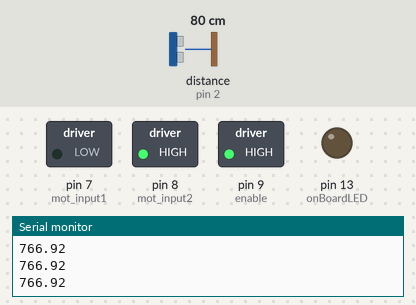
Bench run of a sketch on a simulated Arduino Uno, built with avr-gcc and run on an emulated ATmega328P. On the bench: switched loads named in the sketch (green lamp = pin HIGH), output pins drawn as LEDs (lit = HIGH), the last lines printed to the serial monitor. Wiring (inferred from the names in the program): ultrasonic range finder: trigger pin 12; echo pin 2. Dashed ring = blinking. The inputs (shaded band) are chosen by the test bench; at power-on: distance to the obstacle (sensor on pin 2) 80 cm. The echo pulse lasts 58.3 µs per cm; pins used as bus, display or sensor lines are not drawn.

Above: at 3.55 s.
4.3 s: distance to the obstacle (sensor on pin 2) set to 30 cm
At 4.76 s:
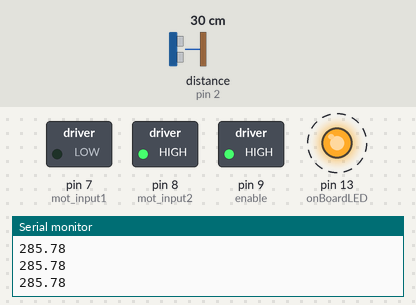
7.3 s: distance to the obstacle (sensor on pin 2) set to 24 cm
At 7.82 s:
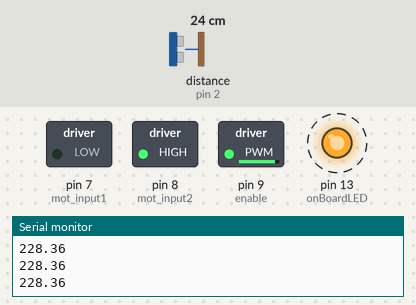
10.3 s: distance to the obstacle (sensor on pin 2) set to 4 cm
At 11.4 s:
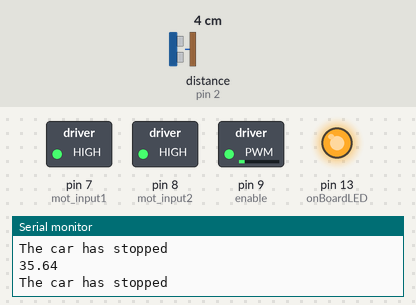
13.3 s: distance to the obstacle (sensor on pin 2) set to 9 cm
At 13.84 s:
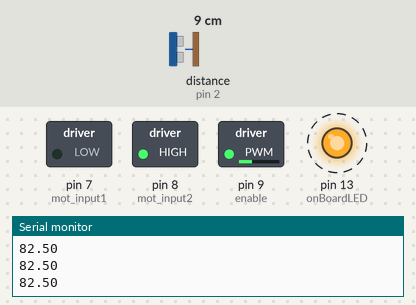
16.3 s: distance to the obstacle (sensor on pin 2) set to 18 cm
At 16.56 s:
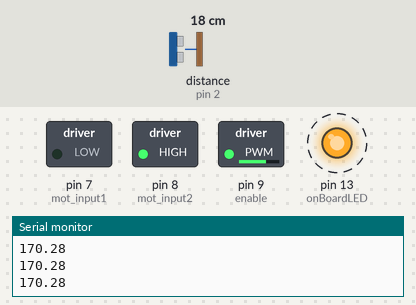
19.3 s: distance to the obstacle (sensor on pin 2) set to 2 cm
At 19.7 s:
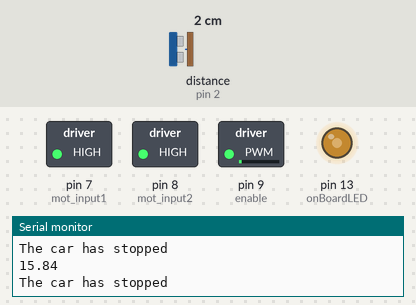
Timing chart, 0 to 23.3 s (numbered marks = the images above; inputs shaded):
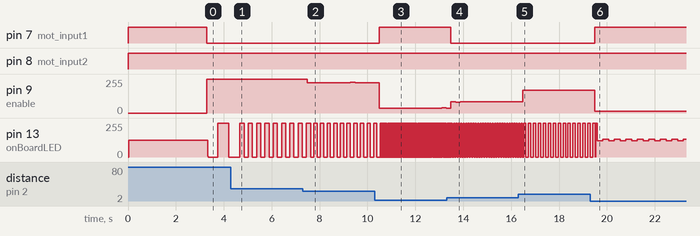

The sketch:

original_Interp.ino
```cpp
  /*Interrupts from timer 1 are used to schedule and deliver the sensor
trigger pulse. The same interrupt is used to control the flash rate
of the onboard LED indicating distance.*/

#include <TimerOne.h>                                 // Header file for TimerOne library

#define trigPin 12                                    // Pin 12 trigger output
#define echoPin 2                                     // Pin 2 Echo input
#define onBoardLED 13                                 // Pin 13 onboard LED
#define echo_int 0                                    // Interrupt id for echo pulse
#define mot_input1 7                                  //mot input 1 (for both the motors)
#define mot_input2 8                                  //mot input 2(for both the motors)
#define enable 9                                      //enable pwm for both the motors

#define TIMER_US 50                                   // 50 uS timer duration
#define TICK_COUNTS 4000                              // 200 mS worth of timer ticks


float rel_vel[20];
float rel_dist[21];
int spd = 100;
int count;
int constant_one;
int speed_control;
int mean;
volatile long echo_start = 0;                         // Records start of echo pulse
volatile long echo_end = 0;                           // Records end of echo pulse
volatile long echo_duration = 0;                      // Duration - difference between end and start
volatile int trigger_time_count = 0;                  // Count down counter to trigger pulse time
volatile long range_flasher_counter = 0;              // Count down counter for flashing distance LED

void setup()
{
  Serial.begin(9600);
  pinMode(trigPin, OUTPUT);                           // Trigger pin set to output
  pinMode(echoPin, INPUT);                            // Echo pin set to input
  pinMode(onBoardLED, OUTPUT);                        // Onboard LED pin set to output
  pinMode(mot_input1,OUTPUT);
  pinMode(mot_input2,OUTPUT);
  pinMode(enable,OUTPUT);
  Timer1.initialize(TIMER_US);                        // Initialise timer 1
  Timer1.attachInterrupt( timerIsr );                 // Attach interrupt to the timer service routine
  attachInterrupt(echo_int, echo_interrupt, CHANGE);  // Attach interrupt to the sensor echo input
}

void loop(){


int i;  //value for looping


float dis = echo_duration*0.033/2;      //dis is the relative distance by multiplying echo duration * 0.033/2 cm/us
analogWrite(enable,dis*10);     //writing the pwm pin to the speed obtained from the slope
    Serial.println(dis*10);

    if (count < 11 ){
      rel_dist[count] = dis;                //assigning valsuse to the relative distance arra
      if (dis<5){                           //caputure condition for sudden brakes
        immediate_brake();
        }
        else{
          start_motor();
          count++;
          }
    }
    else {
      count = 0;
      for(i = 0;i<10;i++){
        rel_vel[i] = rel_dist[i+1]-rel_dist[i];       //Converting relative distance into rel velocity
//        Serial.println(i);
//        Serial.println(rel_dist[i+1]);
//        Serial.println(rel_dist[i]);
//        Serial.println(rel_vel[i]);
        }
      //best fit line
      int x[10];
      int k = 0;
      int j = 0;
      for(i=0;i<10;i++){            //creating the x coordinate
        x[i] = i;
        k = k+i;
        }
      k = k/10;                     //k is the mean of the x coordinate
      for(i=0;i<10;i++){
        j = j + rel_vel[i];
      }
      j = j/10;                     //j is the mean of the y coordinate

      for(i=0;i<10;i++){            //Looping to get the optimum slope
        mean = (x[i]-k)*(rel_vel[i]-j);
//        Serial.println(mean);
        mean = mean/(pow(x[i]-k,2));
//        Serial.println(mean);
      }
//      Serial.println("Mean is ");
//      Serial.println(mean);
      if (mean<2){                   //if mean is less than 0 we dont need to change the speed
        spd = spd;
      }
      else{
      //converting slope to pwm output
      constant_one = 20;                //assumed constant for speed output
      speed_control = mean*constant_one;
      spd = speed_control;
//      Serial.println("Speed is ");
//      Serial.println(spd);
      }
    }                                                // calculates double distance
    delay(10);                                       // every 10 mS
}

// timerIsr() 50uS second interrupt ISR()
// Called every time the hardware timer 1 times out.
void timerIsr()
{
    trigger_pulse();                                 // Schedule the trigger pulses
    distance_flasher();                              // Flash the onboard LED distance indicator
}

// trigger_pulse() called every 50 uS to schedule trigger pulses.
// Generates a pulse one timer tick long.
// Minimum trigger pulse width for the HC-SR04 is 10 us. This system delivers a 50 uS pulse.
void trigger_pulse()
{
      static volatile int state = 0;                 // State machine variable

      if (!(--trigger_time_count))                   // Count to 200mS
      {                                              // Time out - Initiate trigger pulse
         trigger_time_count = TICK_COUNTS;           // Reload
         state = 1;                                  // Changing to state 1 initiates a pulse
      }


      switch(state)                                  // State machine handles delivery of trigger pulse
      {
        case 0:                                      // Normal state does nothing
            break;

        case 1:                                      // Initiate pulse
           digitalWrite(trigPin, HIGH);              // Set the trigger output high
           state = 2;                                // and set state to 2
           break;

        case 2:                                      // Complete the pulse
        default:
           digitalWrite(trigPin, LOW);               // Set the trigger output low
           state = 0;                                // and return state to normal 0
           break;
     }
}

// echo_interrupt() External interrupt from HC-SR04 echo signal.
// Called every time the echo signal changes state.
void echo_interrupt()
{
  switch (digitalRead(echoPin))                     // Test to see if the signal is high or low
  {
    case HIGH:                                      // High so must be the start of the echo pulse
      echo_end = 0;                                 // Clear the end time
      echo_start = micros();                        // Save the start time
      break;

    case LOW:                                       // Low so must be the end of the echo pulse
      echo_end = micros();                          // Save the end time
      echo_duration = echo_end - echo_start;        // Calculate the pulse duration
      break;
  }
}

// distance_flasher() Called from the timer 1 timerIsr service routine.
// Flashes the onboard LED at a rate inversely proportional to distance. The closer it gets the higher the frequency.
void distance_flasher()
{
      if (--range_flasher_counter <= 0)                // Decrement and test the flash timer
      {                                                // Flash timer time out
         if (echo_duration < 25000)                    // If the echo duration is within limits
         {
           range_flasher_counter = echo_duration * 2;  // Reload the timer with the current echo duration
         }
         else
         {
           range_flasher_counter = 25000;              // If out of range use a default
         }

         digitalWrite( onBoardLED, digitalRead( onBoardLED ) ^ 1 );   // Toggle the onboard LED
      }
}

void immediate_brake()
{
  digitalWrite(mot_input1,HIGH);
  digitalWrite(mot_input2,HIGH);
  Serial.println("The car has stopped");
  }
void start_motor()
{
  digitalWrite(mot_input2,HIGH);
  digitalWrite(mot_input1,LOW);
  }
```

Measured:
- after the input at 4.3 s, pin 13 (onBoardLED): alternates 255/255 for 0.17 s and 0/255 for 0.17 s, starting after 0.55 s
- after the input at 7.3 s, pin 9 (enable): 255/255 → 228/255 after 0.18 s, → 232/255 1.8 s later, → 228/255 0.19 s later
- after the input at 10.3 s, pin 7 (mot_input1): LOW → HIGH after 0.19 s
- after the input at 13.3 s, pin 7 (mot_input1): HIGH → LOW after 0.19 s; pin 9 (enable): 35/255 → 83/255 after 0.19 s, → 82/255 0.20 s later, → 83/255 0.19 s later; pin 13 (onBoardLED): alternates 255/255 for 0.05 s and 0/255 for 0.05 s, starting after 0.29 s
- after the input at 16.3 s, pin 13 (onBoardLED): alternates 255/255 for 0.10 s and 0/255 for 0.10 s, starting after 0.32 s
- after the input at 19.3 s, pin 7 (mot_input1): LOW → HIGH after 0.18 s
